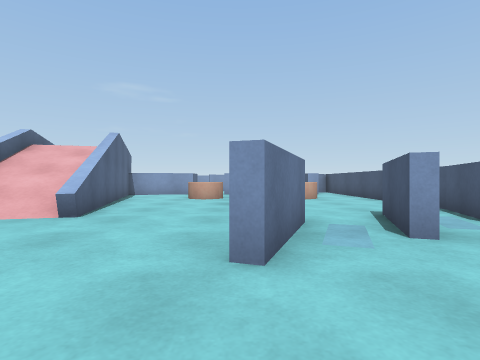
View 1 (above)

23 first-person views from a walk through a 3-D level made in the Unity game engine. The camera is 0.68 m above the floor, looks level and sees 80° across. The floor is counted in squares, 1 m on a side. Each view is taken from the middle of a square. On the plan, view 1 faces up. The plan holds only what a view shows up to about 9 squares ahead; the rest is blank.

View 2
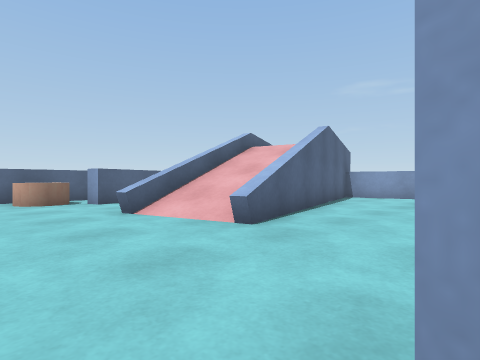

View 3
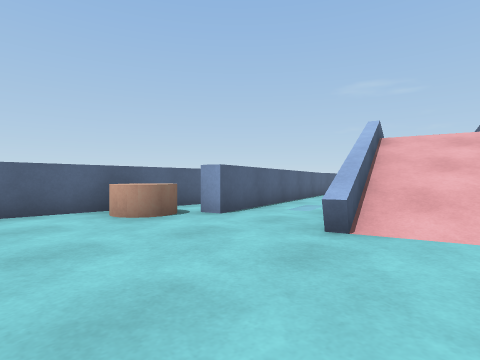

View 4
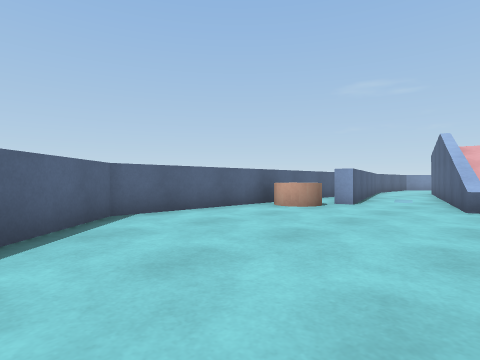

View 5
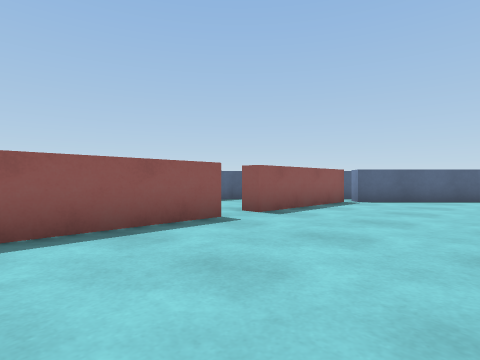

View 6
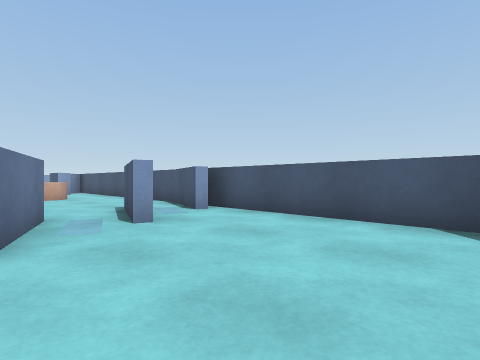

View 7
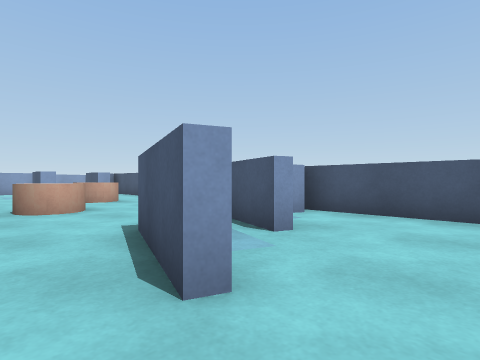

View 8
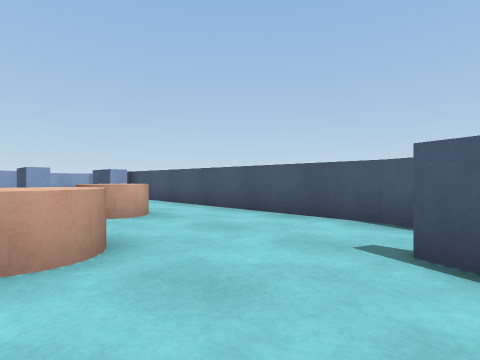

View 9
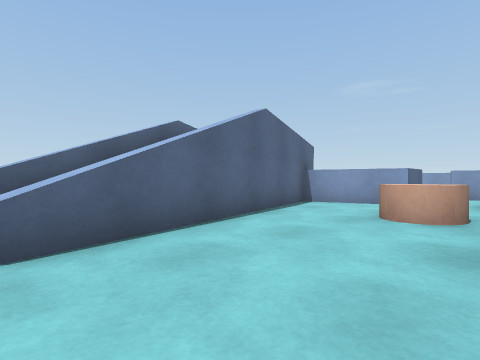

View 10
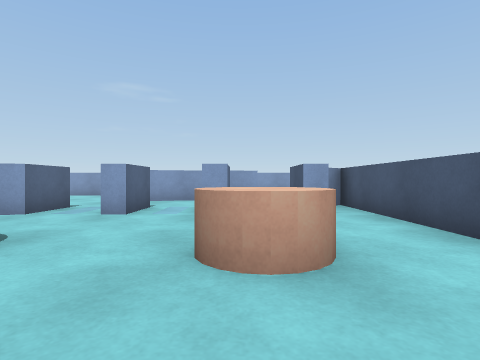

View 11
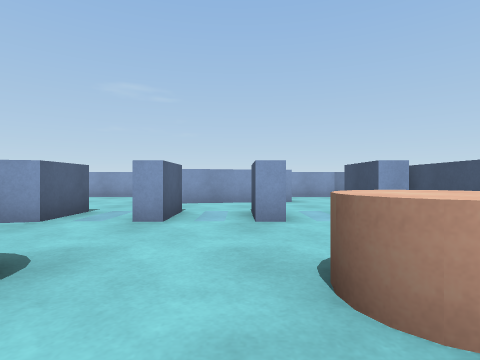

View 12
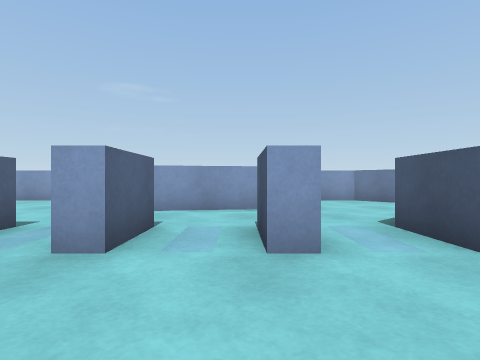

View 13
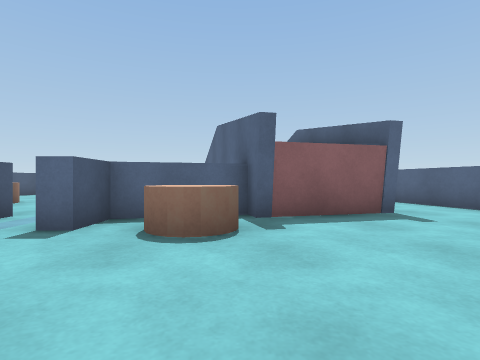

View 14
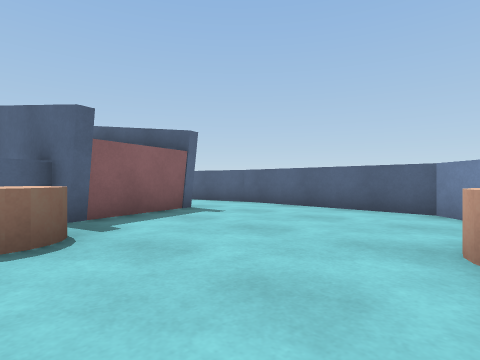

View 15
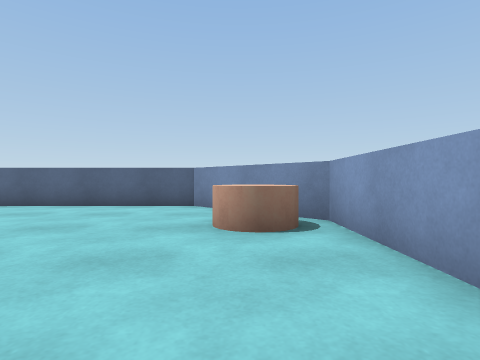

View 16
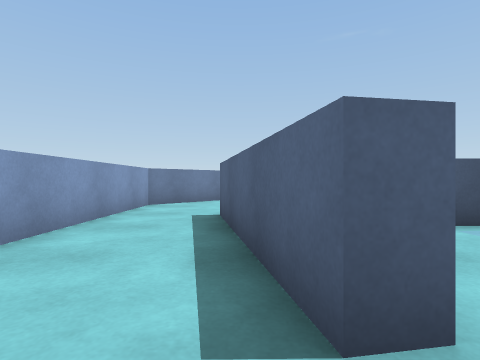

View 17
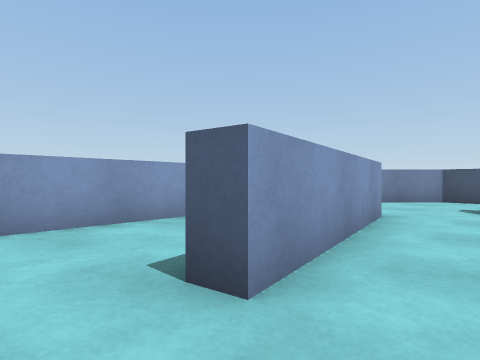

View 18
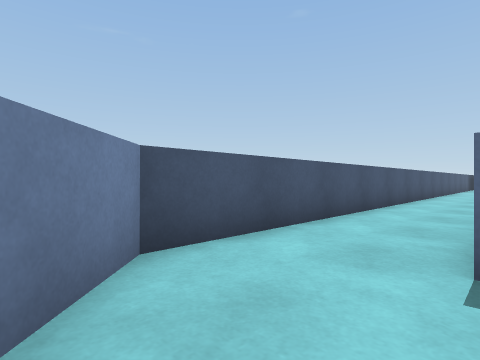

View 19
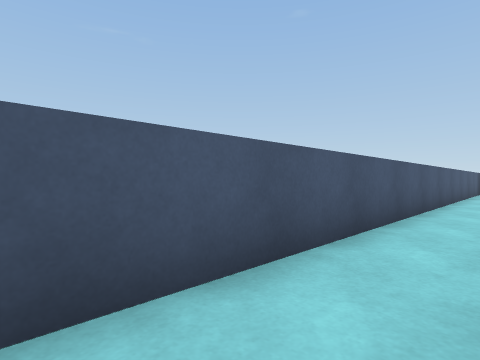

View 20
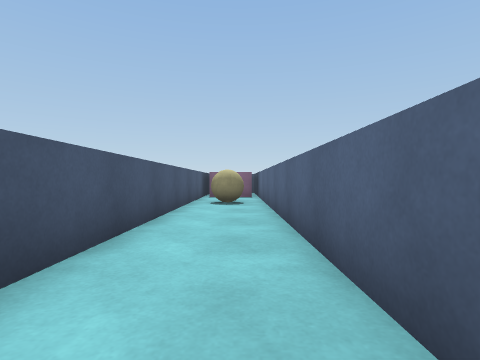

View 21
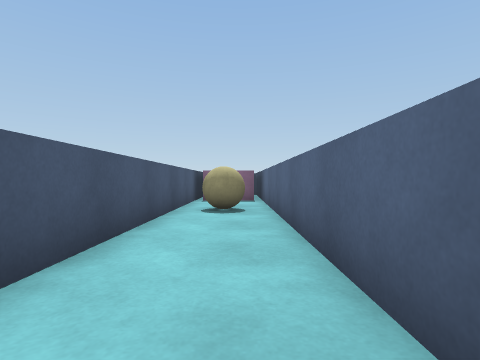

View 22
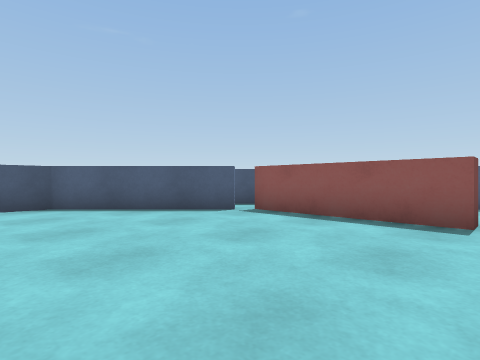

View 23
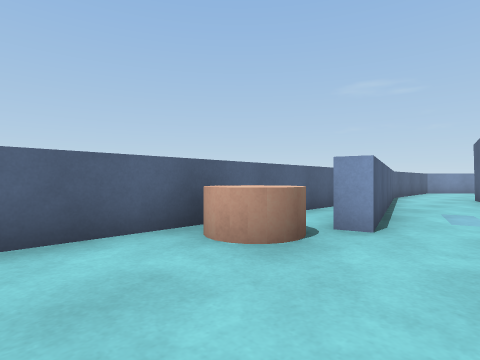

### Floor plan
Key: @ floor where view 1 was taken; # wall or solid block; x gap in a wall; . floor; / step, stairs or slope; = window, fence, low wall or low ledge; ^ raised ledge; C cylinder; B ball.
Columns run from 11 left of view 1 to 8 right of it. Each row starts with its distance up from view 1.
 21    ##############
 20   ##C...........##
 19  ##CC............##
 18 ##........####....##
 17 #.........#........#
 16 #..............##..#
 15 #.....CC#.#.#.###..#
 14 #..../###.#.#.#.#..#
 13 #..=/ =#........#..#
 12 #..=/ =.........#..#
 11 ##../ =..CC..CC.#..#
 10  #..=/=#..C..C..#..#
  9  #..#//=...C....#..#
  8 ###.##/=...CC...#..#
  7 ###..#/^#.......#..#
  6 #.#..#//^.......#..#
  5 #.x..^//=....####..#
  4 #CC........###..#..#
  3 #.C........#....#..#
  2 #...............#..#
  1 #...............#..#
  0 #..........@....#B.#
 -1 #...............#BB#
 -2 ###...........###  #
 -3   ##.........####
 -4    #####.######
 -5        ..    .#

Positions as (right, up) in squares from view 1, and headings:
1: (0, 0), facing up
2: (0, 2), facing up-left
3: (-4, 1), facing up-left
4: (-5, -3), facing up-left
5: (1, 0), facing down-left
6: (0, -1), facing up-right
7: (-1, 1), facing up-right
8: (0, 5), facing up-right
9: (0, 5), facing up-left
10: (2, 8), facing up
11: (1, 9), facing up
12: (1, 11), facing up
13: (-5, 19), facing down
14: (-4, 19), facing down-left
15: (-3, 19), facing left
16: (-3, 18), facing right
17: (-3, 16), facing up-right
18: (5, 19), facing down-right
19: (6, 13), facing down-right
20: (6, 8), facing down
21: (6, 6), facing down
22: (-3, 1), facing down-right
23: (-7, 1), facing up-left
